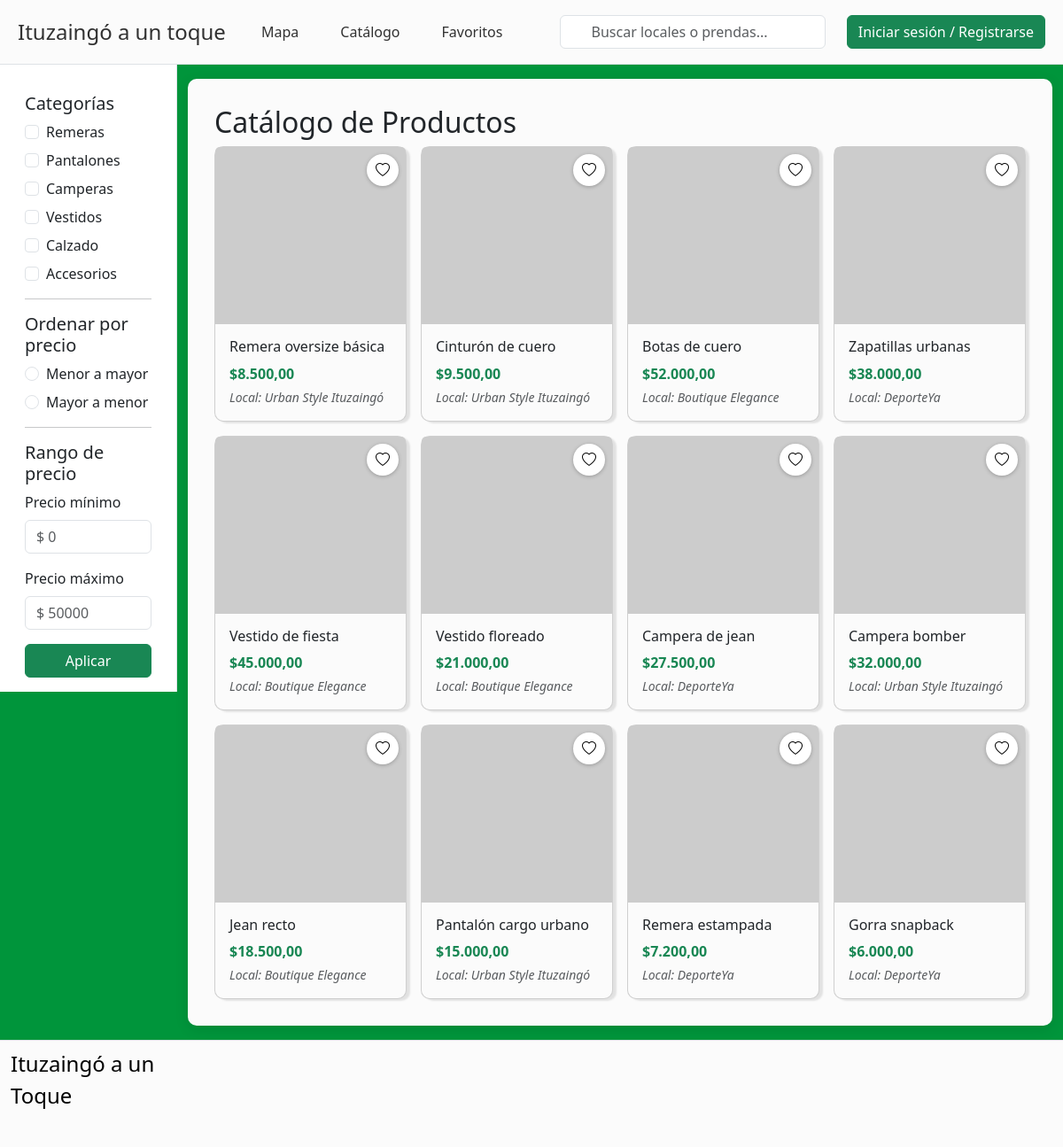
The page / on the database its author committed.
### tables this page shows
CREATE TABLE `productos` (
  `id` int(11) NOT NULL,
  `local_id` int(11) NOT NULL,
  `nombre_producto` varchar(100) NOT NULL,
  `descripcion` text DEFAULT NULL,
  `precio` decimal(10,2) NOT NULL,
  `categoria_id` int(11) DEFAULT NULL,
  `creado_en` timestamp NOT NULL DEFAULT current_timestamp()
);

CREATE TABLE `locales` (
  `id` int(11) NOT NULL,
  `usuario_id` int(11) NOT NULL,
  `nombre_local` varchar(100) NOT NULL,
  `direccion` varchar(255) NOT NULL,
  `entre_calles` varchar(255) DEFAULT NULL,
  `descripcion` text DEFAULT NULL,
  `imagen_portada` varchar(255) DEFAULT NULL,
  `latitud` decimal(10,7) DEFAULT NULL,
  `longitud` decimal(10,7) DEFAULT NULL,
  `horario_texto` varchar(255) DEFAULT NULL,
  `categoria_id` int(11) DEFAULT NULL,
  `creado_en` timestamp NOT NULL DEFAULT current_timestamp(),
  `instagram` varchar(255) DEFAULT NULL,
  `whatsapp` varchar(20) DEFAULT NULL,
  `facebook` varchar(255) DEFAULT NULL,
  `tiktok` varchar(255) DEFAULT NULL
);

### catalogo.php (the view, shortened to what this page needs)
<?php
include 'conexion.php';
$favoritos_producto_ids = [];
$sql = "SELECT p.id, p.nombre_producto, p.precio, l.id AS local_id, l.nombre_local, c.nombre AS categoria_nombre,
               (SELECT ip.ruta FROM imagenes_producto ip
                WHERE ip.producto_id = p.id
                ORDER BY ip.orden ASC LIMIT 1) AS imagen_ruta
        FROM productos p
        INNER JOIN locales l ON p.local_id = l.id
        LEFT JOIN categorias_producto c ON p.categoria_id = c.id
        ORDER BY p.creado_en DESC";
$resultado = $conexion->query($sql);
?>
<div class="container-fluid">
    <div class="row">
        <aside class="col-md-2 border-end pa bg-white position-sticky align-self-start "style="top: 0; padding-top: 1rem;" id="panelFiltros">
            <?php include 'sidebar_prendas_locales.php'; ?>
        </aside>
        <div class="col-md-10 my-3">
            <div class="contenedor-catalogo">
                <h2>Catálogo de Productos</h2>
                <div id="grillaProductos" class="row g-3">
                    <?php
                    if ($resultado && $resultado->num_rows > 0):
                        while ($producto = $resultado->fetch_assoc()):
                            $categoriaSlug = $producto['categoria_nombre'] ? strtolower($producto['categoria_nombre']) : '';
                            $esFavorito = in_array((int) $producto['id'], $favoritos_producto_ids, true);
                    ?>
                        <div class="col-6 col-lg-3 tarjeta-producto"
                             data-categoria="<?php echo htmlspecialchars($categoriaSlug); ?>"
                             data-precio="<?php echo $producto['precio']; ?>">
                            <div class="card h-100 position-relative">
                                <button type="button"
                                        class="btn-favorito position-absolute top-0 end-0 m-2 bg-white rounded-circle"
                                        style="z-index: 3;"
                                        data-tipo="producto"
                                        data-id="<?php echo $producto['id']; ?>"
                                        aria-label="Marcar como favorito">
                                    <i class="bi <?php echo $esFavorito ? 'bi-heart-fill text-danger' : 'bi-heart'; ?>"></i>
                                </button>
                                <a href="index.php?pagina=prenda&id=<?php echo $producto['id']; ?>"
                                   class="enlace-interno text-decoration-none text-dark stretched-link">
                                    <img src="<?php echo htmlspecialchars($producto['imagen_ruta']); ?>"
                                         class="card-img-top" style="height:200px; object-fit:cover;"
                                         alt="<?php echo htmlspecialchars($producto['nombre_producto']); ?>">
                                    <div class="card-body text-center pb-0">
                                        <h3 class="h6 text-start" ><?php echo htmlspecialchars($producto['nombre_producto']); ?></h3>
                                        <p class="fw-bold text-success mb-1 text-start ps-0">
                                            $<?php echo number_format($producto['precio'], 2, ',', '.'); ?>
                                        </p>
                                    </div>
                                </a>
                                <div class="card-body pt-0 text-center">
                                    <a href="index.php?pagina=local&id=<?php echo $producto['local_id']; ?>"
                                       class="enlace-interno position-relative text-muted small fst-italic text-start d-block text-decoration-none"
                                       style="z-index: 2;">
                                        Local: <?php echo htmlspecialchars($producto['nombre_local']); ?>
                                    </a>
                                </div>
                            </div>
                        </div>
                    <?php
                        endwhile;
                    else:
                    ?>
                        <div class="col-12 text-center py-5">
                            <p class="fs-5 text-muted">Todavía no hay productos publicados. ¡Sé el primero en subir uno!</p>
                        </div>
                    <?php
                    endif;
                    ?>
                </div>
            </div>
        </div>
    </div>
</div>

### index.php (shortened to what this page needs)
<?php
$paginas_validas = [
    'catalogo'  => 'catalogo.php',
    'mapa'      => 'mapa.php',
    'favoritos' => 'favoritos.php',
    'local'     => 'local.php',
    'prenda'    => 'prenda.php',
];
$pagina  = $_GET['pagina'] ?? 'catalogo';
$archivo = $paginas_validas[$pagina] ?? 'catalogo.php';
?>
<!DOCTYPE html>
<html lang="es">
<head>
    <link rel="stylesheet" href="https://cdn.jsdelivr.net/npm/bootstrap-icons@1.11.3/font/bootstrap-icons.min.css">
    <link href="https://cdn.jsdelivr.net/npm/bootstrap@5.3.3/dist/css/bootstrap.min.css" rel="stylesheet">
    <link rel="stylesheet" href="style.css">
</head>
<body>
    <?php include 'header.php'; ?>
    <div id="contenido">
        <?php include $archivo; ?>
    </div>
    <?php include 'footer.php'; ?>
</body>
</html>

### header.php (shortened to what this page needs)
<?php
$logueado = isset($_SESSION['usuario_id']);
$rol = $_SESSION['rol'] ?? null;
?>
<header class="d-flex flex-wrap justify-content-between align-items-center py-3 border-bottom Header">
    <a class="d-flex align-items-center mb-3 mb-md-0 link-body-emphasis text-decoration-none">
        <span class="fs-4" style="margin-left: 20px;">Ituzaingó a un toque</span>
    </a>
    <ul class="nav nav-pills">
        <li class="nav-item"><a href="index.php?pagina=mapa" class="nav-link">Mapa</a></li>
        <li class="nav-item"><a href="index.php?pagina=catalogo" class="nav-link" aria-current="page">Catálogo</a></li>
        <li class="nav-item"><a href="index.php?pagina=favoritos" class="nav-link">Favoritos</a></li>
    </ul>
    <form class="d-flex ms-md-4 buscador-wrapper col-md-3" role="search">
        <input type="search" class="form-control buscador-input" placeholder="Buscar locales o prendas...">
    </form>
    <?php if ($logueado): ?>
        <div class="dropdown d-flex align-items-center" style="gap: 10px; margin-right: 20px;">
            <a href="#" class="d-flex align-items-center justify-content-center rounded-circle text-white avatar-circulo <?php echo $rol === 'vendedor' ? 'avatar-vendedor' : ''; ?>" style="width: 40px; height: 40px;" data-bs-toggle="dropdown">
                <i class="bi bi-person-circle"></i>
            </a>
            <ul class="dropdown-menu dropdown-menu-end">
                <?php if ($rol === 'vendedor'): ?>
                    <li><a class="dropdown-item" href="mi_local.php">Mi Local</a></li>
                    <li><a class="dropdown-item" href="productos.php">Subir Producto</a></li>
                    <li><hr class="dropdown-divider"></li>
                <?php endif; ?>
                <li><a class="dropdown-item" href="cerrar_sesion.php">Cerrar sesión</a></li>
            </ul>
        </div>
    <?php else: ?>
        <a href="iniciar.html" class="btn btn-success" style=" margin-right: 20px;">Iniciar sesión / Registrarse</a>
    <?php endif; ?>
</header>

### sidebar_prendas_locales.php
<div class="p-3">
    <h5>Categorías</h5>
    <div class="form-check mb-2">
        <input class="form-check-input filtro-categoria" type="checkbox" id="catRemeras" value="remeras">
        <label class="form-check-label" for="catRemeras">Remeras</label>
    </div>
    <div class="form-check mb-2">
        <input class="form-check-input filtro-categoria" type="checkbox" id="catPantalones" value="pantalones">
        <label class="form-check-label" for="catPantalones">Pantalones</label>
    </div>
    <div class="form-check mb-2">
        <input class="form-check-input filtro-categoria" type="checkbox" id="catCamperas" value="camperas">
        <label class="form-check-label" for="catCamperas">Camperas</label>
    </div>
    <div class="form-check mb-2">
        <input class="form-check-input filtro-categoria" type="checkbox" id="catVestidos" value="vestidos">
        <label class="form-check-label" for="catVestidos">Vestidos</label>
    </div>
    <div class="form-check mb-2">
        <input class="form-check-input filtro-categoria" type="checkbox" id="catCalzado" value="calzado">
        <label class="form-check-label" for="catCalzado">Calzado</label>
    </div>
    <div class="form-check mb-3">
        <input class="form-check-input filtro-categoria" type="checkbox" id="catAccesorios" value="accesorios">
        <label class="form-check-label" for="catAccesorios">Accesorios</label>
    </div>
    <hr class="my-3">
    <h5>Ordenar por precio</h5>
    <div class="form-check mb-2">
        <input class="form-check-input" type="radio" name="ordenPrecio" id="ordenAsc" value="asc">
        <label class="form-check-label" for="ordenAsc">Menor a mayor</label>
    </div>
    <div class="form-check mb-3">
        <input class="form-check-input" type="radio" name="ordenPrecio" id="ordenDesc" value="desc">
        <label class="form-check-label" for="ordenDesc">Mayor a menor</label>
    </div>
    <hr class="my-3">
    <h5>Rango de precio</h5>
    <div class="mb-3">
        <label for="precioMin" class="form-label">Precio mínimo</label>
        <input type="number" class="form-control" id="precioMin" min="0" placeholder="$ 0">
    </div>
    <div class="mb-3">
        <label for="precioMax" class="form-label">Precio máximo</label>
        <input type="number" class="form-control" id="precioMax" min="0" placeholder="$ 50000">
    </div>
    <button type="button" class="btn btn-success w-100" id="btnAplicarFiltros">Aplicar</button>
</div>

### footer.php
<div class="envoltorio-footer">
<footer class="row row-cols-1 row-cols-sm-2 row-cols-md-5 py-2   border-top Footer">
    <div class="col mb-3">
        <a class="d-flex align-items-center mb-3 link-body-emphasis text-decoration-none">
            <span class="fs-4">Ituzaingó a un Toque</span>
        </a>
    </div>

### style.css (style rules this page uses)
* { box-sizing: border-box; }
html, body { margin: 0; padding: 0; }
body { background:#00953c; display: flex; flex-direction: column; min-height: 100vh; }
#contenido { flex: 1; }
.Header { background: #fbfbfb; }
.Header .buscador-input { padding: 6px 12px 6px 35px; margin-bottom: 0; width: 100%; max-width: 500px; }
.Header .nav-pills { gap: 15px; }
.Header .nav-link { color: #000000ce; }
.Header span { color: #000000ce; }
.buscador-wrapper { position: relative; }
.Footer { background: #fbfbfb; }
.envoltorio-footer { min-width: 100%; margin: 0 auto; padding: 0 12px; }
.Footer .col { display: flex; flex-direction: column; }
.card { display: flex; flex-direction: column; width: 100%; background: #fbfbfb; border-radius: 10px; box-shadow: 4px 2px 2px rgba(0, 0, 0, 0.100); }
.card img { width:100%; height:250px; object-fit:cover; }
.contenedor-catalogo { margin-top:0; width: 100%; background-color: #fbfbfb; padding: 30px; border-radius: 10px; box-shadow: 0 4px 15px rgba(0,0,0,0.1); }
.btn-favorito { width: 36px; height: 36px; display: flex; align-items: center; justify-content: center; border: none; box-shadow: 0 1px 4px rgba(0, 0, 0, 0.25); z-index: 2; cursor: pointer; }

### rows shown on the page
productos: nombre_producto "Remera oversize básica", precio "8.500,00", local.nombre_local "Urban Style Ituzaingó"
productos: nombre_producto "Cinturón de cuero", precio "9.500,00", local.nombre_local "Urban Style Ituzaingó"
productos: nombre_producto "Botas de cuero", precio "52.000,00", local.nombre_local "Boutique Elegance"
productos: nombre_producto "Zapatillas urbanas", precio "38.000,00", local.nombre_local "DeporteYa"
productos: nombre_producto "Vestido de fiesta", precio "45.000,00", local.nombre_local "Boutique Elegance"
productos: nombre_producto "Vestido floreado", precio "21.000,00", local.nombre_local "Boutique Elegance"
productos: nombre_producto "Campera de jean", precio "27.500,00", local.nombre_local "DeporteYa"
productos: nombre_producto "Campera bomber", precio "32.000,00", local.nombre_local "Urban Style Ituzaingó"
productos: nombre_producto "Jean recto", precio "18.500,00", local.nombre_local "Boutique Elegance"
productos: nombre_producto "Pantalón cargo urbano", precio "15.000,00", local.nombre_local "Urban Style Ituzaingó"
productos: nombre_producto "Remera estampada", precio "7.200,00", local.nombre_local "DeporteYa"
productos: nombre_producto "Gorra snapback", precio "6.000,00", local.nombre_local "DeporteYa"
